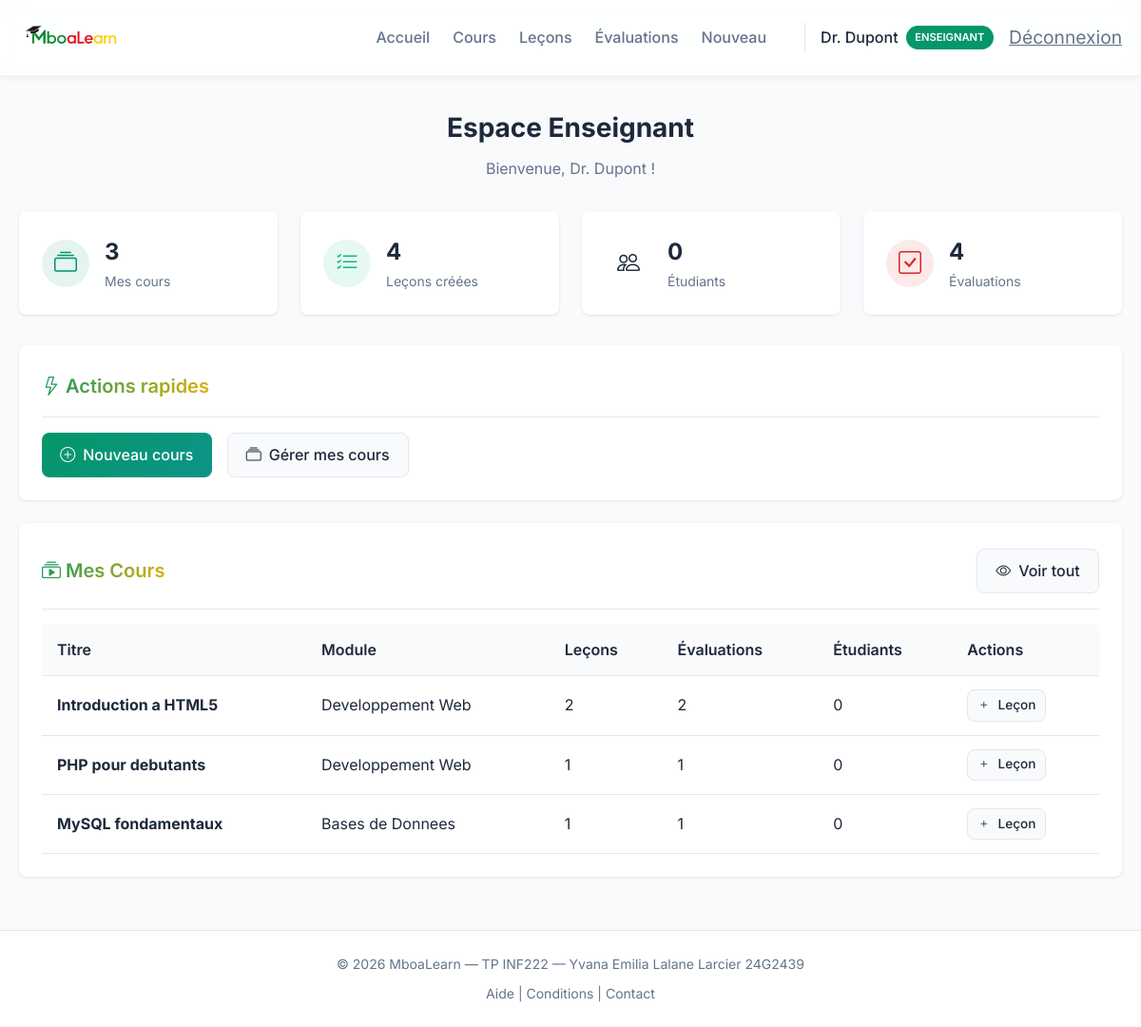
/enseignant/dashboard.php (signed in), run on the app's committed database.
### tables this page shows
CREATE TABLE users (
    id INT AUTO_INCREMENT PRIMARY KEY,
    nom VARCHAR(100) NOT NULL,
    email VARCHAR(150) UNIQUE NOT NULL,
    password VARCHAR(255) NOT NULL,
    role ENUM('etudiant', 'enseignant', 'promoteur') DEFAULT 'etudiant',
    date_inscription TIMESTAMP DEFAULT CURRENT_TIMESTAMP
);

CREATE TABLE cours (
    id INT AUTO_INCREMENT PRIMARY KEY,
    titre VARCHAR(200) NOT NULL,
    description TEXT,
    module_id INT,
    enseignant_id INT,
    date_creation TIMESTAMP DEFAULT CURRENT_TIMESTAMP,
    FOREIGN KEY (module_id) REFERENCES modules(id) ON DELETE SET NULL,
    FOREIGN KEY (enseignant_id) REFERENCES users(id) ON DELETE SET NULL
);

CREATE TABLE modules (
    id INT AUTO_INCREMENT PRIMARY KEY,
    nom VARCHAR(150) NOT NULL,
    description TEXT,
    date_creation TIMESTAMP DEFAULT CURRENT_TIMESTAMP
);

### includes/auth.php (called while the page is built, shortened)
<?php
require_once __DIR__ . '/../config/database.php';
function is_logged_in() {
    return isset($_SESSION['user_id']);
}
function has_role($role) {
    return isset($_SESSION['user_role']) && $_SESSION['user_role'] === $role;
}
function get_user_info() {
    global $pdo;
    $stmt = $pdo->prepare("SELECT id, nom, email, role FROM users WHERE id = ?");
    $stmt->execute([$_SESSION['user_id']]);
    return $stmt->fetch();
}

### enseignant/dashboard.php (the view, shortened to what this page needs)
<?php
require_once '../config/database.php';
require_once '../includes/auth.php';
$enseignant_id = $_SESSION['user_id'];
$stmt = $pdo->prepare("
    SELECT c.*, m.nom as module_nom,
           COUNT(DISTINCT l.id) as total_lecons,
           COUNT(DISTINCT e.id) as total_evaluations,
           (SELECT COUNT(DISTINCT r.etudiant_id) FROM resultats r
            JOIN evaluations ev ON r.evaluation_id = ev.id
            JOIN lecons le ON ev.lecon_id = le.id
            WHERE le.cours_id = c.id) as etudiants_inscrits
    FROM cours c
    LEFT JOIN modules m ON c.module_id = m.id
    LEFT JOIN lecons l ON c.id = l.cours_id
    LEFT JOIN evaluations e ON l.id = e.lecon_id
    WHERE c.enseignant_id = ?
    GROUP BY c.id
    ORDER BY c.date_creation DESC
");
$stmt->execute([$enseignant_id]);
$cours = $stmt->fetchAll();
?>
<!DOCTYPE html>
<html lang="fr">
<head>
    <link rel="stylesheet" href="https://cdn.jsdelivr.net/npm/bootstrap-icons@1.11.3/font/bootstrap-icons.min.css">
    <link rel="stylesheet" href="../assets/css/style.css">
</head>
<body>
    <?php include '../includes/header.php'; ?>
    <div class="dashboard-header">
        <h1>Espace Enseignant</h1>
        <p>Bienvenue, <?php echo htmlspecialchars($user['nom']); ?> !</p>
    </div>
    <div class="stats-grid">
        <div class="stat-card">
            <div class="stat-icon blue">
                <i class="bi bi-collection"></i>
            </div>
            <div class="stat-info">
                <h3><?php echo count($cours); ?></h3>
                <p>Mes cours</p>
            </div>
        </div>
        <div class="stat-card">
            <div class="stat-icon green">
                <i class="bi bi-list-check"></i>
            </div>
            <div class="stat-info">
                <h3><?php
                    $total = 0;
                    foreach ($cours as $c) $total += $c['total_lecons'];
                    echo $total;
                ?></h3>
                <p>Leçons créées</p>
            </div>
        </div>
        <div class="stat-card">
            <div class="stat-icon orange">
                <i class="bi bi-people"></i>
            </div>
            <div class="stat-info">
                <h3><?php
                    $etudiants = 0;
                    foreach ($cours as $c) $etudiants += $c['etudiants_inscrits'];
                    echo $etudiants;
                ?></h3>
                <p>Étudiants</p>
            </div>
        </div>
        <div class="stat-card">
            <div class="stat-icon red">
                <i class="bi bi-check-square"></i>
            </div>
            <div class="stat-info">
                <h3><?php
                    $evals = 0;
                    foreach ($cours as $c) $evals += $c['total_evaluations'];
                    echo $evals;
                ?></h3>
                <p>Évaluations</p>
            </div>
        </div>
    </div>
    <div class="card">
        <div class="card-header">
            <h2 class="card-title"><i class="bi bi-lightning"></i> Actions rapides</h2>
        </div>
        <div style="display: flex; gap: 1rem; flex-wrap: wrap;">
            <a href="ajouter_cours.php" class="btn-primary">
                <i class="bi bi-plus-circle"></i> Nouveau cours
            </a>
            <a href="mes_cours.php" class="btn-secondary">
                <i class="bi bi-collection"></i> Gérer mes cours
            </a>
        </div>
    </div>
    <div class="card">
        <div class="card-header">
            <h2 class="card-title"><i class="bi bi-collection-play"></i> Mes Cours</h2>
            <a href="mes_cours.php" class="btn-secondary">
                <i class="bi bi-eye"></i> Voir tout
            </a>
        </div>
        <?php if (empty($cours)): ?>
            <div class="card-content text-center" style="padding: 2rem;">
                <i class="bi bi-inbox" style="font-size: 3rem; color: var(--text-muted);"></i>
                <p style="margin-top: 1rem;">Aucun cours créé</p>
                <a href="ajouter_cours.php" class="btn-primary mt-2">Créer un cours</a>
            </div>
        <?php else: ?>
            <div class="table-responsive">
                <table>
                    <thead>
                        <tr>
                            <th>Titre</th>
                            <th>Module</th>
                            <th>Leçons</th>
                            <th>Évaluations</th>
                            <th>Étudiants</th>
                            <th>Actions</th>
                        </tr>
                    </thead>
                    <tbody>
                        <?php foreach (array_slice($cours, 0, 5) as $c): ?>
                            <tr>
                                <td><strong><?php echo htmlspecialchars($c['titre']); ?></strong></td>
                                <td><?php echo htmlspecialchars($c['module_nom'] ?? 'N/A'); ?></td>
                                <td><?php echo $c['total_lecons']; ?></td>
                                <td><?php echo $c['total_evaluations']; ?></td>
                                <td><?php echo $c['etudiants_inscrits']; ?></td>
                                <td>
                                    <a href="ajouter_lecon.php?cours=<?php echo $c['id']; ?>" class="btn-secondary" style="padding: 0.3rem 0.6rem; font-size: 0.85rem;">
                                        <i class="bi bi-plus"></i> Leçon
                                    </a>
                                </td>
                            </tr>
                        <?php endforeach; ?>
                    </tbody>
                </table>
            </div>
        <?php endif; ?>
    </div>
    <?php include '../includes/footer.php'; ?>
</body>
</html>

### includes/header.php (shortened to what this page needs)
<?php
$base_url = '/MboaLearn';
$user = get_user_info();
?>
<!DOCTYPE html>
<html lang="fr">
<head>
    <link rel="stylesheet" href="https://cdn.jsdelivr.net/npm/bootstrap-icons@1.11.3/font/bootstrap-icons.min.css">
    <link rel="stylesheet" href="<?php echo $base_url; ?>/assets/css/style.css?v=<?php echo time(); ?>">
</head>
<body>
    <nav class="navbar">
        <div class="nav-container">
            <a href="<?php echo $base_url; ?>/index.html" class="nav-brand">
                <img src="<?php echo $base_url; ?>/assets/images/mboalearn.png" alt="MboaLearn" class="nav-logo">
            </a>
            <?php if (is_logged_in()): ?>
            <div class="nav-menu">
                <a href="<?php echo $base_url; ?>/dashboard.php" class="nav-link">
                    Accueil
                </a>
                <?php if (has_role('enseignant')): ?>
                    <a href="<?php echo $base_url; ?>/enseignant/mes_cours.php" class="nav-link">
                        Cours
                    </a>
                    <a href="<?php echo $base_url; ?>/enseignant/mes_lecons.php" class="nav-link">
                        Leçons
                    </a>
                    <a href="<?php echo $base_url; ?>/enseignant/mes_evaluations.php" class="nav-link">
                        Évaluations
                    </a>
                    <a href="<?php echo $base_url; ?>/enseignant/ajouter_cours.php" class="nav-link">
                        Nouveau
                    </a>
                <?php endif; ?>
                <div class="nav-user">
                    <span class="user-info">
                        <?php echo $user['nom']; ?>
                        <span class="badge"><?php echo ucfirst($user['role']); ?></span>
                    </span>
                    <a href="<?php echo $base_url; ?>/logout.php" class="btn-logout">
                        Déconnexion
                    </a>
                </div>
            </div>
            <?php endif; ?>
        </div>
    </nav>
    <main class="main-content">
        <div class="container">

### data on the page
users: nom "Dr. Dupont", role "ENSEIGNANT"
cours: titre "Introduction a HTML5", module.nom "Developpement Web", total_lecons "2", total_evaluations "2", etudiants_inscrits "0"
cours: titre "PHP pour debutants", module.nom "Developpement Web", total_lecons "1", total_evaluations "1", etudiants_inscrits "0"
cours: titre "MySQL fondamentaux", module.nom "Bases de Donnees", total_lecons "1", total_evaluations "1", etudiants_inscrits "0"

### other printed values
count($cours) "3"
$total "4"
$etudiants "0"
$evals "4"
